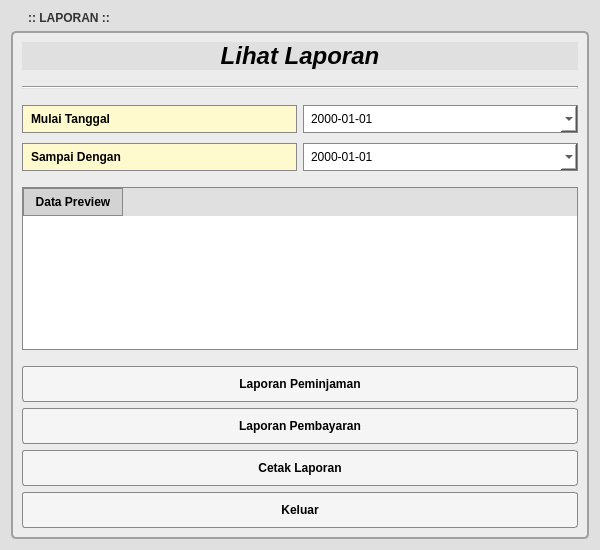
<?xml version="1.0" encoding="UTF-8"?>
<ui version="4.0">
 <class>Form</class>
 <widget class="QWidget" name="Form">
  <property name="geometry">
   <rect>
    <x>0</x>
    <y>0</y>
    <width>600</width>
    <height>550</height>
   </rect>
  </property>
  <property name="windowTitle">
   <string>Menu Laporan</string>
  </property>
  <property name="styleSheet">
   <string notr="true">QWidget {
    background-color: #E0E0E0;
    font-family: &quot;Arial&quot;;
}

QGroupBox {
    border: 2px solid #A0A0A0;
    border-radius: 5px;
    margin-top: 20px;
    background-color: #ECECEC;
    font-weight: bold;
}

QGroupBox::title {
    subcontrol-origin: margin;
    subcontrol-position: top left;
    padding: 0 5px;
    left: 10px;
    color: #333;
}

/* Label Input Warna Kuning Krem seperti Jurnal */
QLabel#label_Mulai, QLabel#label_Sampai {
    background-color: #FFFACD;
    border: 1px solid #888888;
    padding: 5px;
    font-weight: bold;
    color: black;
}

/* Judul Besar */
QLabel#label_Judul {
    font-size: 24px;
    font-weight: bold;
    font-style: italic;
    color: #000000;
    margin-bottom: 10px;
}

/* Input Tanggal */
QDateEdit {
    background-color: white;
    border: 1px solid #888888;
    padding: 5px;
    color: black;
}

/* Tabel */
QTableWidget {
    background-color: white;
    border: 1px solid #888888;
    gridline-color: #CCCCCC;
    color: black;
}
QHeaderView::section {
    background-color: #D3D3D3;
    padding: 4px;
    border: 1px solid #888888;
    font-weight: bold;
}

/* Tombol Klasik */
QPushButton {
    background-color: #F5F5F5;
    border: 1px solid #888888;
    border-radius: 3px;
    padding: 10px;
    font-weight: bold;
    font-size: 12px;
    color: black;
}
QPushButton:hover {
    background-color: #FFFFFF;
}
QPushButton:pressed {
    background-color: #CCCCCC;
}</string>
  </property>
  <layout class="QVBoxLayout" name="verticalLayout">
   <item>
    <widget class="QGroupBox" name="groupBox">
     <property name="title">
      <string>:: LAPORAN ::</string>
     </property>
     <layout class="QVBoxLayout" name="verticalLayout_2">
      <item>
       <widget class="QLabel" name="label_Judul">
        <property name="text">
         <string>Lihat Laporan</string>
        </property>
        <property name="alignment">
         <set>Qt::AlignmentFlag::AlignCenter</set>
        </property>
       </widget>
      </item>
      <item>
       <widget class="Line" name="line">
        <property name="frameShadow">
         <enum>QFrame::Shadow::Sunken</enum>
        </property>
        <property name="orientation">
         <enum>Qt::Orientation::Horizontal</enum>
        </property>
       </widget>
      </item>
      <item>
       <spacer name="verticalSpacer_2">
        <property name="orientation">
         <enum>Qt::Orientation::Vertical</enum>
        </property>
        <property name="sizeType">
         <enum>QSizePolicy::Policy::Fixed</enum>
        </property>
        <property name="sizeHint" stdset="0">
         <size>
          <width>20</width>
          <height>10</height>
         </size>
        </property>
       </spacer>
      </item>
      <item>
       <layout class="QGridLayout" name="gridLayout">
        <property name="verticalSpacing">
         <number>10</number>
        </property>
        <item row="0" column="0">
         <widget class="QLabel" name="label_Mulai">
          <property name="text">
           <string>Mulai Tanggal</string>
          </property>
         </widget>
        </item>
        <item row="0" column="1">
         <widget class="QDateEdit" name="dateEdit_Mulai">
          <property name="displayFormat">
           <string>yyyy-MM-dd</string>
          </property>
          <property name="calendarPopup">
           <bool>true</bool>
          </property>
         </widget>
        </item>
        <item row="1" column="0">
         <widget class="QLabel" name="label_Sampai">
          <property name="text">
           <string>Sampai Dengan</string>
          </property>
         </widget>
        </item>
        <item row="1" column="1">
         <widget class="QDateEdit" name="dateEdit_Sampai">
          <property name="displayFormat">
           <string>yyyy-MM-dd</string>
          </property>
          <property name="calendarPopup">
           <bool>true</bool>
          </property>
         </widget>
        </item>
       </layout>
      </item>
      <item>
       <spacer name="verticalSpacer_3">
        <property name="orientation">
         <enum>Qt::Orientation::Vertical</enum>
        </property>
        <property name="sizeType">
         <enum>QSizePolicy::Policy::Fixed</enum>
        </property>
        <property name="sizeHint" stdset="0">
         <size>
          <width>20</width>
          <height>10</height>
         </size>
        </property>
       </spacer>
      </item>
      <item>
       <widget class="QTableWidget" name="tableWidget">
        <property name="alternatingRowColors">
         <bool>true</bool>
        </property>
        <column>
         <property name="text">
          <string>Data Preview</string>
         </property>
        </column>
       </widget>
      </item>
      <item>
       <spacer name="verticalSpacer">
        <property name="orientation">
         <enum>Qt::Orientation::Vertical</enum>
        </property>
        <property name="sizeType">
         <enum>QSizePolicy::Policy::Fixed</enum>
        </property>
        <property name="sizeHint" stdset="0">
         <size>
          <width>20</width>
          <height>10</height>
         </size>
        </property>
       </spacer>
      </item>
      <item>
       <widget class="QPushButton" name="btn_LapPeminjaman">
        <property name="text">
         <string>Laporan Peminjaman</string>
        </property>
       </widget>
      </item>
      <item>
       <widget class="QPushButton" name="btn_LapPembayaran">
        <property name="text">
         <string>Laporan Pembayaran</string>
        </property>
       </widget>
      </item>
      <item>
       <widget class="QPushButton" name="btn_LapCetak">
        <property name="text">
         <string>Cetak Laporan</string>
        </property>
       </widget>
      </item>
      <item>
       <widget class="QPushButton" name="btn_Keluar">
        <property name="text">
         <string>Keluar</string>
        </property>
       </widget>
      </item>
     </layout>
    </widget>
   </item>
  </layout>
 </widget>
 <resources/>
 <connections/>
</ui>
